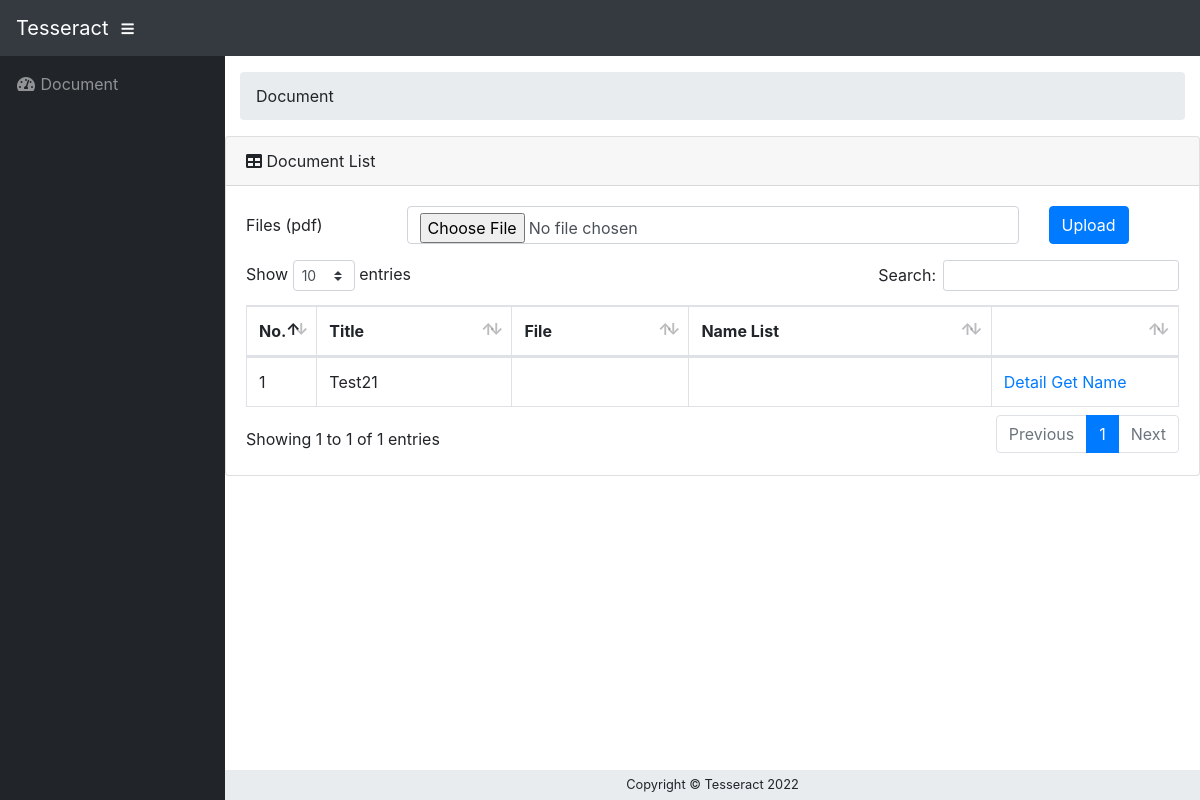
/document/index.php, run on an earlier commit of the app's database.
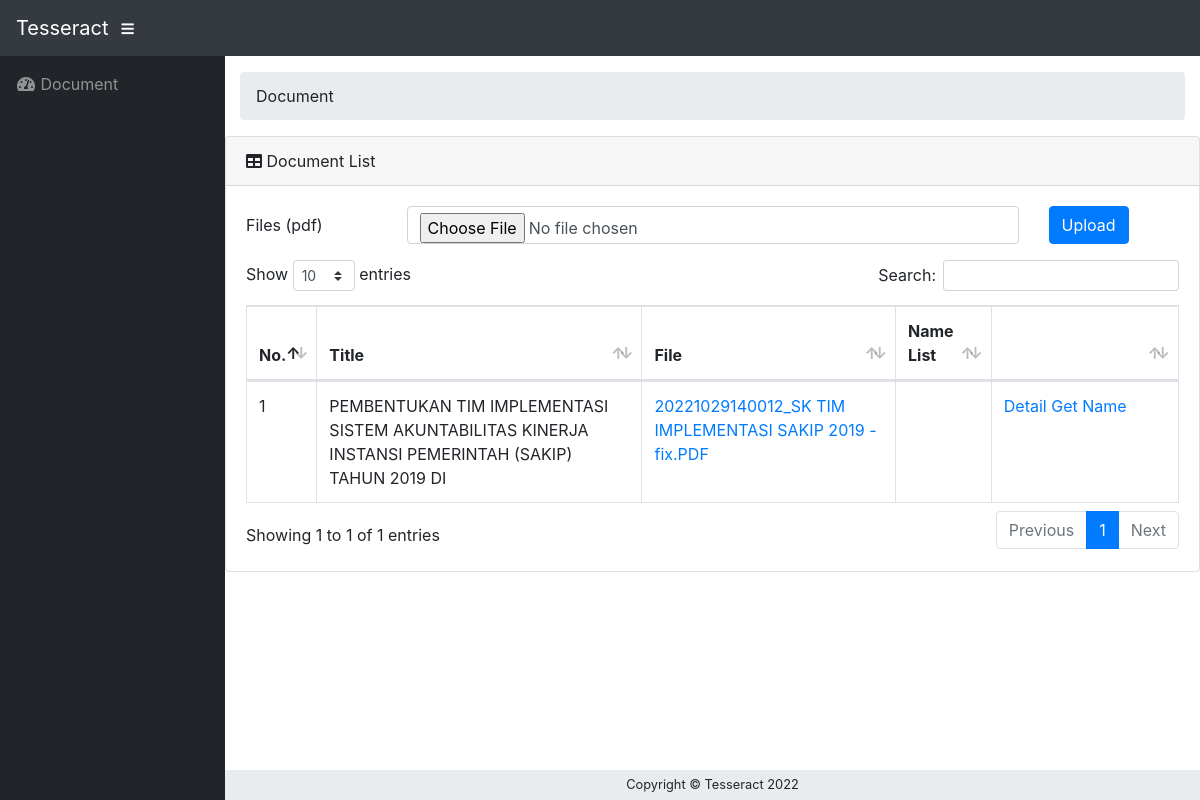
And on a later commit of the database.
### tables this page shows
CREATE TABLE `documents` (
  `id` int(11) NOT NULL,
  `title` varchar(255) NOT NULL,
  `status` varchar(255) DEFAULT NULL,
  `program_studi_id` varchar(255) NOT NULL,
  `file_name` varchar(255) DEFAULT NULL,
  `file_path` varchar(255) DEFAULT NULL
);

### config/helper.php (called while the page is built, shortened)
<?php
function base_url()
{
    $local_url = 'http://localhost/tesseract/';
    return  $local_url ? $local_url : $_SERVER['SERVER_NAME'];
}

### config/db.php (called while the page is built, shortened)
<?php
class Db {
    private $host="localhost";
    private $username="root";
    private $password="";
    private $name="tesseract";
    private $connection;
    public function __construct()
    {
        $this->connection =  new mysqli($this->host,  $this->username,  $this->password, $this->name);
    }
    public function getAll($sql){
        if ($result = $this->connection->query($sql)) {
            $obj = $result ->fetch_all(MYSQLI_ASSOC);
            return $obj;
        }
        return null;
    }
}

### document/index.php (the view, shortened to what this page needs)
<?php
require('../config/helper.php');
require('../config/Db.php');
$layout = '../layout/';
$url = base_url() . "document";
$db = new Db();
$dataDocument = $db->getAll("select * from documents");
?>
<!DOCTYPE html>
<html lang="en">
<head>
    <?php include($layout . "css.php") ?>
</head>
<body id="page-top">
<?php include($layout . "navbar.php") ?>
<div id="wrapper">
    <?php include($layout . "sidebar.php") ?>
    <div id="content-wrapper">
        <div class="container-fluid">
            <ol class="breadcrumb">
                <li class="breadcrumb-item">
                    Document
                </li>
            </ol>
        </div>
        <div class="row">
            <div class="container my-auto">
                <div class="card mb-3">
                    <div class="card-header">
                        <i class="fas fa-table"></i>
                        Document List
                    </div>
                    <div class="card-body">
                        <form action="" method="POST" enctype="multipart/form-data">
                            <div class="form-group row">
                                <label class="col-sm-2 col-form-label">Files (pdf)</label>
                                <div class="col-sm-8">
                                    <input type="file" class="form-control" name="file" placeholder="File"
                                           accept="application/pdf"/>
                                </div>
                                <div class="col-sm-2">
                                    <button type="submit" class="btn btn-primary">Upload</button>
                                </div>
                            </div>
                        </form>
                        <div class="table-responsive">
                            <table class="table table-bordered" id="dataTable" width="100%" cellspacing="0">
                                <thead>
                                <tr>
                                    <th width="5%">No.</th>
                                    <th>Title</th>
                                    <th>File</th>
                                    <th>Name List</th>
                                    <th width="20%"></th>
                                </tr>
                                </thead>
                                <tbody>
                                <?php foreach ($dataDocument as $i => $value) { ?>
                                    <tr>
                                        <td><?php echo $i + 1 ?></td>
                                        <td><?php echo $value['title'] ?></td>
                                        <td>
                                            <a target="_blank"
                                               href="<?php echo base_url() . $value['file_path'] ?>"><?php echo $value['file_name'] ?></a>
                                        </td>
                                        <td>
                                        </td>
                                        <td>
                                            <a href="<?php echo $url . "/detail.php?id=" . $value["id"] ?>">Detail</a>
                                            <a href="<?php echo $url . "/get-name.php?id=" . $value["id"] ?>">Get
                                                Name</a>
                                        </td>
                                    </tr>
                                <?php } ?>
                                </tbody>
                            </table>
                        </div>
                    </div>
                </div>
            </div>
        </div>
        <?php include($layout . "footer.php") ?>
    </div>
</div>
</body>
</html>

### layout/css.php
<link href="<?= base_url() ?>public/vendor/bootstrap-4.1.3/dist/css/bootstrap.min.css" rel="stylesheet" type="text/css">
<link href="<?= base_url() ?>public/vendor/fontawesome-free/css/all.min.css" rel="stylesheet" type="text/css">
<link href="<?= base_url() ?>public/vendor/datatables/dataTables.bootstrap4.css" rel="stylesheet">
<link href="<?= base_url() ?>public/vendor/sweetalert2/sweetalert2.min.css" rel="stylesheet">
<link href="<?= base_url() ?>public/vendor/select2/css/select2.min.css" rel="stylesheet">
<link href="<?= base_url() ?>public/css/sb-admin.css" rel="stylesheet">

### layout/navbar.php
<nav class="navbar navbar-expand navbar-dark bg-dark static-top">
    <a class="navbar-brand mr-1" href="/">Tesseract</a>
    <button class="btn btn-link btn-sm text-white order-1 order-sm-0" id="sidebarToggle" href="#">
        <i class="fas fa-bars"></i>
    </button>
</nav>

### layout/sidebar.php
<ul class="sidebar navbar-nav">
    <li class="nav-item">
        <a class="nav-link" href="<?= base_url() ?>document">
            <i class="fas fa-fw fa-tachometer-alt"></i>
            <span>Document</span>
        </a>
    </li>
</ul>

### layout/footer.php
<footer class="sticky-footer" style="height: 30px">
    <div class="container my-auto">
        <div class="copyright text-center my-auto">
            <span>Copyright © Tesseract <?=DATE('Y')?></span>
        </div>
    </div>
</footer>

What changed in the data, as far as the page shows it:
removed documents: title "Test21"
added documents: title "PEMBENTUKAN TIM IMPLEMENTASI SISTEM AKUNTABILITAS KINERJA INSTANSI PEMERINTAH (SAKIP) TAHUN 2019 DI", file_name "20221029140012_SK TIM IMPLEMENTASI SAKIP 2019 - fix.PDF"
